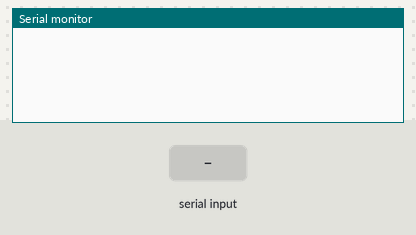
A sketch run on a simulated Arduino Mega 2560, built with avr-gcc and run on an emulated ATmega2560. Parts: the last lines printed to the serial monitor. Inputs (shaded band) come from the test bench.

Above: at 1.2 s.
1.3 s: "#" received over the second serial link
At 2.5 s:
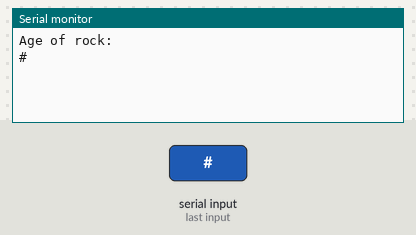
2.8 s: "1" received over the second serial link
At 4.3 s:
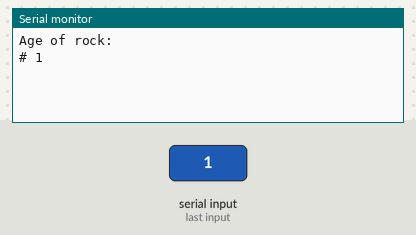

Measured:
- after the input at 1.3 s, the serial monitor: prints a new line at once (image 1)
- after the input at 2.8 s, the serial monitor: prints a new line at once (image 2)

The sketch:

radio_test_code.ino
```cpp
void setup() {
  //Initialise pin modes and serial
  Serial.begin(9600);
  Serial1.begin(600); //bit rate //serial 1 is the uart port
}

void loop() {
  while (Serial1.available()) {
    char c = Serial1.read();
    if(c == '#'){
      Serial.println();
      Serial.println("Age of rock: ");
    }
    Serial.print(c);
    Serial.print(" ");
  }
}
```
